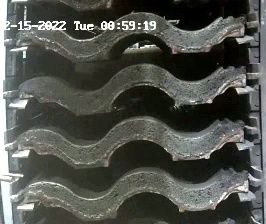
#> input picture test4/frame536.jpg, 266 x 224 px
$ python test4jpnb.py
#> lines starting #> are read from the running program, lines starting #| are printed output that depends on the picture; after the words box and inside, x2 and y2 are one past the last pixel; in counts of white or black regions, pixels touching at a corner belong together
# %%
# import the necessary packages
import numpy as np
import imutils
import cv2
from skimage.exposure import is_low_contrast

from scipy.spatial import distance as dist
import matplotlib.pyplot as plt
import imutils
from imutils import perspective
from imutils import contours

# %%
# path = "live-view_fcc.mp4"
# vs = cv2.VideoCapture(path if path else 0)

frame = cv2.imread("frame536.jpg")
#> frame is the input picture: shape (224, 266, 3); mean B, G, R 76.3, 82.5, 80.4

frame = imutils.resize(frame, width=450)
#> frame: shape (378, 450, 3)
plt.imshow(imutils.opencv2matplotlib(frame))

# %%
image = frame.copy()
oorig = frame.copy()

# [31 lines of commented-out code are left out]
y1=194 #a
y2=287 #b
x1=25 #c
x2=416 #d

# #######################

# # %%
# roi = image[y1:y2, x1:x2]
# # roi = image[192:289, 17:418]
# # roi = image[194:287, 25:416]
# roic = [[x1,y1],[x2,y1],[x2,y2],[x1,y2]]
# image=roi.copy()
# plt.imshow(imutils.opencv2matplotlib(image))


# %%
gray = cv2.cvtColor(image.copy(), cv2.COLOR_BGR2GRAY)
plt.imshow(imutils.opencv2matplotlib(gray))

# %%
blurred = cv2.GaussianBlur(gray.copy(), (11, 11), 0)
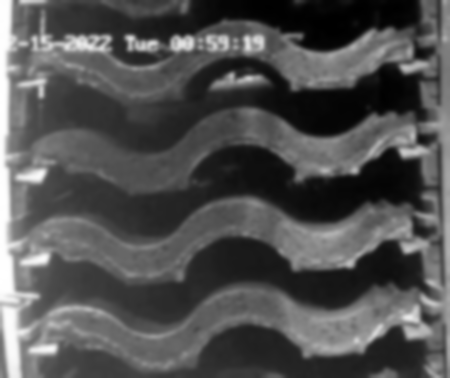
#> blurred: shape (378, 450); min 0, max 255, mean 81.1
plt.imshow(imutils.opencv2matplotlib(blurred))


# %%
edged = cv2.Canny(blurred.copy(), 30, 150)
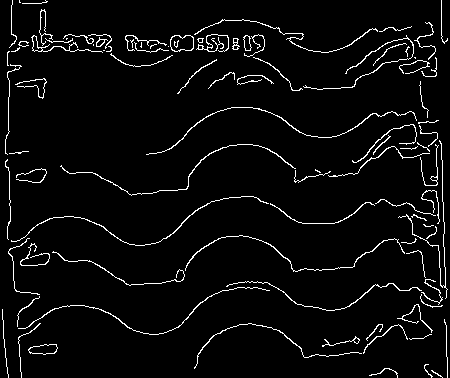
#> edged: shape (378, 450); 4.3% white in thin lines or dots
plt.imshow(imutils.opencv2matplotlib(edged))

# %%
# initialize the text and color to indicate that the current
# frame is *not* low contrast
# text = "Low contrast: No"
# color = (0, 255, 0)

# check to see if the frame is low contrast, and if so, update
# the text and color
if is_low_contrast(gray, fraction_threshold=0.35):
    # text = "Low contrast: Yes"
    # color = (0, 0, 255)
    pass
# otherwise, the frame is *not* low contrast, so we can continue
# processing it
else:
    # find contours in the edge map and find the largest one,
    # which we'll assume is the outline of our color correction
    # card
    cnts = cv2.findContours(edged.copy(), cv2.RETR_EXTERNAL,
                            cv2.CHAIN_APPROX_SIMPLE)
#> cnts = 93 contours, 68 with area under 20; largest, box (x1, y1, x2, y2) and area: (170, 35, 194, 52) 322, (28, 344, 58, 355) 216, (31, 35, 103, 53) 96, (243, 35, 252, 51) 81, (146, 107, 417, 155) 78
    cnts = imutils.grab_contours(cnts)
    c = max(cnts, key=cv2.contourArea)
#> c = contour of 27 points, box (x1, y1, x2, y2) (170, 35, 194, 52), area 322
    # draw the largest contour on the frame
    cv2.drawContours(frame, [c], -1, (0, 255, 0), 2)
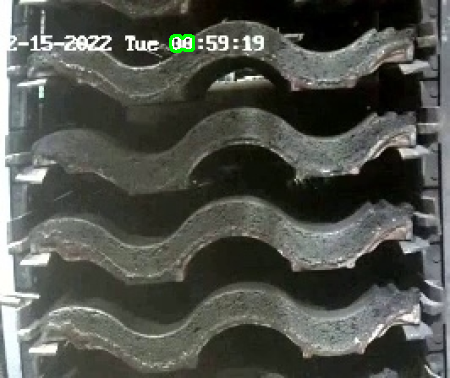
#> frame: shape (378, 450, 3); mean B, G, R 76.1, 82.6, 80.1

# # draw the text on the output frame
# cv2.putText(frame,
#             text,
#             (5, 25),
#             cv2.FONT_HERSHEY_SIMPLEX,
#             0.8,
#             color,
#             2)
# stack the output frame and edge map next to each other
edged3 = np.dstack([edged] * 3)
#> edged3: shape (378, 450, 3); 4.3% white in thin lines or dots
# output = np.hstack([frame, output])

# show the output to our screen
# plt.imshow(imutils.opencv2matplotlib(output))
# image = output.copy()
plt.imshow(imutils.opencv2matplotlib(edged3))

# %%

dilated = cv2.dilate(edged.copy(), None, iterations=3) # 10 is an interesting number
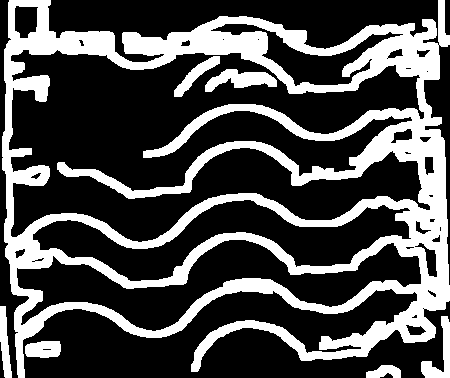
#> dilated: shape (378, 450); 30.2% white; 7 white regions, largest, box (x1, y1, x2, y2) and area: (2, 0, 450, 378) 47891, (205, 69, 277, 92) 897, (421, 316, 450, 378) 707
eroded = cv2.erode(dilated, None, iterations=3)
#> eroded: shape (378, 450); 8.9% white; 9 white regions, largest, box (x1, y1, x2, y2) and area: (8, 81, 450, 378) 7712, (5, 0, 437, 240) 6271, (424, 319, 450, 378) 329
plt.imshow(imutils.opencv2matplotlib(eroded))

# %%

# threshold the image by setting all pixel values less than 225 to 255
# (white; foreground) and all pixel values >= 225 to 255
# (black; background), thereby segmenting the image
# in short binary inversion
thresh = cv2.threshold(eroded, 225, 255, cv2.THRESH_BINARY_INV)[1]
plt.imshow(imutils.opencv2matplotlib(thresh))

# %%
# we apply erosions to reduce the size of foreground objects
# further erosion to lose some unwanted small spaces
mask = thresh.copy()
mask = cv2.erode(mask, None, iterations=1)
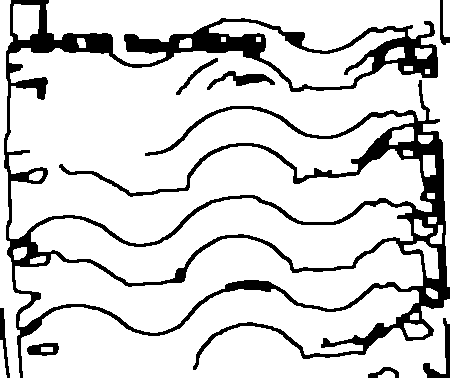
#> mask: shape (378, 450); 83.9% white; 8 black regions
plt.imshow(imutils.opencv2matplotlib(mask))
mask3 = mask.copy()


# %%
# find contours in the edge map
cnts = cv2.findContours(mask.copy(), cv2.RETR_EXTERNAL, cv2.CHAIN_APPROX_SIMPLE)
#> cnts = 33 contours, 3 with area under 20; largest, box (x1, y1, x2, y2) and area: (7, 0, 450, 287) 71312, (21, 287, 450, 378) 26126, (15, 238, 423, 333) 15656, (31, 198, 413, 283) 13766, (209, 22, 405, 88) 4399
cnts = imutils.grab_contours(cnts)

# sort the contours from left-to-right and initialize the
# 'pixels per metric' calibration variable
(cnts, _) = contours.sort_contours(cnts)

# TODO: needs to be fine tuned
# pixelsPerMetric = 60 # hard coded value


# # %%
# # roi = image[y1:y2, x1:x2].copy()
# edgedc = edged3[y1:y2, x1:x2].copy()
# # roi = image[192:289, 17:418]
# roic = [[x1,y1],[x2,y1],[x2,y2],[x1,y2]]
# plt.imshow(imutils.opencv2matplotlib(edgedc))


# # %%
# # for viewing all contours / debugging
# image2=image.copy()
# contours, hierarchy= cv2.findContours(edged.copy(), cv2.RETR_EXTERNAL, cv2.CHAIN_APPROX_NONE)
# cv2.drawContours(image2, contours, -1, (0,255,0),1)
# plt.imshow(imutils.opencv2matplotlib(image2))


# %%
# %%
# # contour filtering and approximation
orig = oorig.copy()
tc = []
tca = []
abcde = []
pixelsPerMetric = 110

aroe = [ # allowed range of error
    [10.5,11],
    [12.0,13.0],
    [11.0,12.0],
    [12.0,13.0],
    [11.0,12.0],
    ]

for c in cnts:
    # print("contour area=",cv2.contourArea(c))
    if cv2.contourArea(c) < 13000 or cv2.contourArea(c) > 14000:
        continue

    output = oorig.copy()
    cv2.drawContours(output, [c], -1, (0, 255, 0), 3)
    (x, y, w, h) = cv2.boundingRect(c)
    text = "original, num_pts={}".format(len(c))
    cv2.putText(output, text, (x, y - 15), cv2.FONT_HERSHEY_SIMPLEX,
        0.4, (0, 255, 0), 2)

    # [5 lines of commented-out code are left out]
    plt.imshow(imutils.opencv2matplotlib(output))


    # for eps in np.linspace(0.001, 0.05, 10):
    #     # approximate the contour
    #     # eps=0.0228
    #     peri = cv2.arcLength(c, True)
    #     approx = cv2.approxPolyDP(c, eps * peri, True)
    #     # abcde.append(approx)

    #     # # draw the approximated contour on the image
    #     output = image.copy()
    #     cv2.drawContours(output, [approx], -1, (0, 255, 0), 3)
    #     text = "eps={:.4f}, num_pts={}".format(eps, len(approx))
    #     cv2.putText(output, text, (x, y - 15), cv2.FONT_HERSHEY_SIMPLEX,
    #     	0.4, (0, 255, 0), 2)
    #     # show the approximated contour image
    #     print("[INFO] {}".format(text))
    #     cv2.imshow("Approximated Contour", output)
    #     cv2.waitKey(0)
    # cv2.destroyAllWindows()

    eps=0.0228
    peri = cv2.arcLength(c, True)
    approx = cv2.approxPolyDP(c, eps * peri, True)
    abcde.append(approx)

    # mod abcde
    orig = oorig.copy()

    rabcde = abcde #bkp
    for approxa in abcde:
        for ppopints in range((len(approxa)//2)):
            # print(ppopints)

            # tremp=(-ppopints)-1
            # print(tremp)

            # approxa[-ppopints][0][0]=approxa[ppopints][0][0] #old

            # comment this if-else statement to see the actual situation
            if ppopints>2:
                approxa[(-ppopints)-1][0][0]=approxa[ppopints][0][0]
            else:
                approxa[ppopints][0][0]=approxa[(-ppopints)-1][0][0]

            cv2.circle(orig, approxa[ppopints][0], 3, (255, 0, 0), -1)
            cv2.circle(orig, approxa[(-ppopints)-1][0], 3, (0, 0, 255), -1)
        # cv2.imshow("points", orig)
        # cv2.waitKey(0)
        plt.imshow(imutils.opencv2matplotlib(orig))
    # cv2.destroyAllWindows()

    # abcde
    orig = oorig.copy()
    pnt=0 # point

    approxac=0
    for approxa in abcde:
        for popints in range(len(approxa)//2):
            # [5 lines of commented-out code are left out]
            dA = dist.euclidean(abcde[approxac][popints][0], abcde[approxac][(-popints)-1][0]) # or just use this to measure om modified co-ords
            dimA = dA / pixelsPerMetric

            cv2.line(orig, approxa[popints][0], approxa[(-popints-1)][0], (0, 255, 0), 1)
            cv2.circle(orig, approxa[popints][0], 3, (0, 255, 0), -1)
            cv2.circle(orig, approxa[(-popints)-1][0], 3, (0, 255, 0), -1)
            # if popints!=1:
                # continue

            red = (0,0,255)
            green = (0,255,0)

            dim = ((dimA*2.54)*10+4)

            tc = red

            print(aroe[4-pnt][0], dim, aroe[4-pnt][1])
            print(dim>aroe[4-pnt][0], dim, dim<aroe[4-pnt][1])
            print("/n")
            if (dim>aroe[4-pnt][0]) and (dim<aroe[4-pnt][1]):
                tc = green

            cv2.putText(orig, "{:.2f}mm".format(dim),
                        # (int(tl[0])-15, int(tl[1])-15),
                        approxa[popints][0]-[25,15],
                        cv2.FONT_HERSHEY_SIMPLEX,
                        0.35, tc, 1)
            pnt+=1
            # print(temp)
        approxac+=1

    # cv2.imshow("measurements", orig)
    # cv2.waitKey(0)
    plt.imshow(imutils.opencv2matplotlib(orig))
#> this loop made 33 passes
#> c on passes 14, 15, 22, 28: [[221, 37], [221, 41], [225, 41], [225, 37]], [[256, 37], [256, 41], [260, 41], [260, 37]], [[404, 66], [404, 70], [412, 70], [412, 66]], [[425, 69], [425, 73], [429, 73], [429, 69]]
#> (x, y, w, h, text, eps, peri) on pass 10: (31, 198, 382, 85, 'original, num_pts=352', 0.0228, 980.8)
#> (printed output is left out)
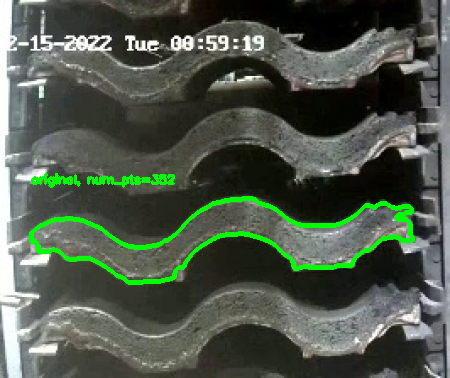
#> output: shape (378, 450, 3); mean B, G, R 73.2, 87, 77
#> after the loop, abcde = 1 contour; box (x1, y1, x2, y2) and area: (72, 199, 413, 283) 11964; approxa = contour of 10 points, box (x1, y1, x2, y2) (72, 199, 413, 283), area 11964
    # cv2.destroyAllWindows()


# %%
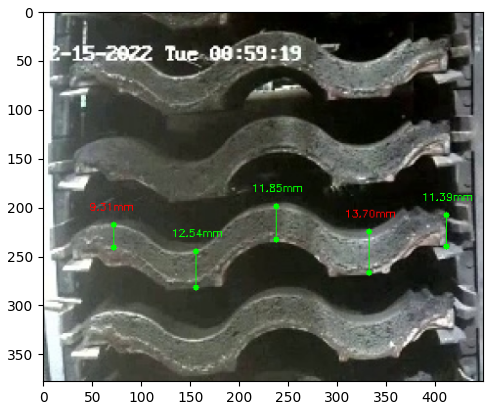
#> figure drawn by matplotlib, 1 panel
